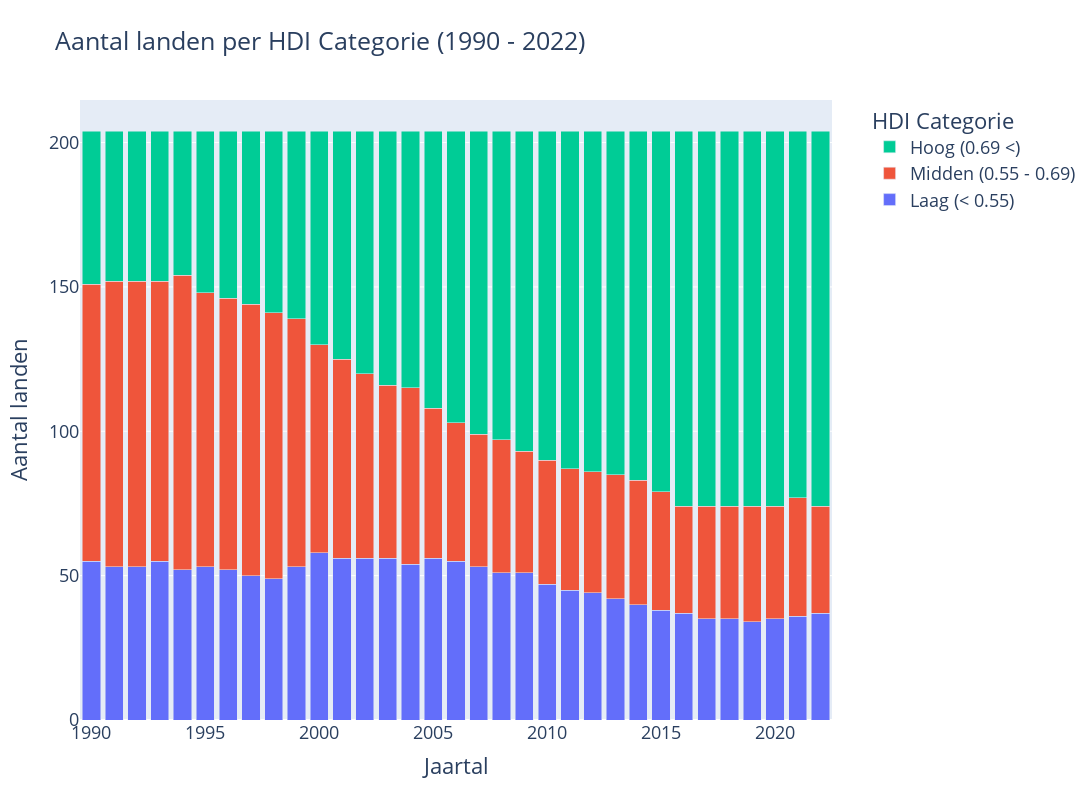

This figure's notebook cell:
### Code cell
import pandas as pd
import plotly.express as px
import plotly.graph_objects as go

years = list(range(1990, 2023))
hdi_columns = [f'hdi_{year}' for year in years]
df_hdiyn = df_hdiy[['country'] + hdi_columns]

# Melt the DataFrame to long format for easier plotting
df_melted = df_hdiyn.melt(id_vars=['country'], var_name='year', value_name='hdi')

# Convert year to numeric
df_melted['year'] = df_melted['year'].str.extract('(\d+)').astype(int)

# Define bins and labels for HDI categories
bins = [0, 0.55, 0.69, 1.0]
labels = ['Laag (< 0.55)', 'Midden (0.55 - 0.69)', 'Hoog (0.69 <)']

# Bin the HDI values
df_melted['category'] = pd.cut(df_melted['hdi'], bins=bins, labels=labels, include_lowest=True)

# Group by year and category
df_grouped = df_melted.groupby(['year', 'category'], observed=True).size().unstack(fill_value=0).reset_index()

# Create the plot
fig = go.Figure()

# Add traces for each category
for category in labels:
    fig.add_trace(go.Bar(
        x=df_grouped['year'],
        y=df_grouped[category],
        name=category
    ))

# Update layout
fig.update_layout(
    barmode='stack',
    title='Aantal landen per HDI Categorie (1990 - 2022)',
    xaxis=dict(title='Jaartal'),
    yaxis=dict(title='Aantal landen'),
    legend=dict(title='HDI Categorie', x=1.05, y=1),
    font=dict(size=18),
    autosize=False,
    width=1200,
    height=800
)

fig.show()

### Figure 1 — Plotly figure (JSON) as saved in the notebook; plotly's stock layout.template omitted (floating-point values rounded to 4 significant figures)
{"data": [{"name": "Laag (< 0.55)", "type": "bar", "x": [1990, 1991, 1992, 1993, 1994, 1995, 1996, 1997, 1998, 1999, 2000, 2001, 2002, 2003, 2004, 2005, 2006, 2007, 2008, 2009, 2010, 2011, 2012, 2013, 2014, 2015, 2016, 2017, 2018, 2019, 2020, 2021, 2022], "y": [55, 53, 53, 55, 52, 53, 52, 50, 49, 53, 58, 56, 56, 56, 54, 56, 55, 53, 51, 51, 47, 45, 44, 42, 40, 38, 37, 35, 35, 34, 35, 36, 37]}, {"name": "Midden (0.55 - 0.69)", "type": "bar", "x": [1990, 1991, 1992, 1993, 1994, 1995, 1996, 1997, 1998, 1999, 2000, 2001, 2002, 2003, 2004, 2005, 2006, 2007, 2008, 2009, 2010, 2011, 2012, 2013, 2014, 2015, 2016, 2017, 2018, 2019, 2020, 2021, 2022], "y": [96, 99, 99, 97, 102, 95, 94, 94, 92, 86, 72, 69, 64, 60, 61, 52, 48, 46, 46, 42, 43, 42, 42, 43, 43, 41, 37, 39, 39, 40, 39, 41, 37]}, {"name": "Hoog (0.69 <)", "type": "bar", "x": [1990, 1991, 1992, 1993, 1994, 1995, 1996, 1997, 1998, 1999, 2000, 2001, 2002, 2003, 2004, 2005, 2006, 2007, 2008, 2009, 2010, 2011, 2012, 2013, 2014, 2015, 2016, 2017, 2018, 2019, 2020, 2021, 2022], "y": [53, 52, 52, 52, 50, 56, 58, 60, 63, 65, 74, 79, 84, 88, 89, 96, 101, 105, 107, 111, 114, 117, 118, 119, 121, 125, 130, 130, 130, 130, 130, 127, 130]}], "layout": {"autosize": false, "barmode": "stack", "font": {"size": 18}, "height": 800, "legend": {"title": {"text": "HDI Categorie"}, "x": 1.05, "y": 1}, "title": {"text": "Aantal landen per HDI Categorie (1990 - 2022)"}, "width": 1200, "xaxis": {"autorange": true, "range": [1990.0, 2022.0], "title": {"text": "Jaartal"}, "type": "linear"}, "yaxis": {"autorange": true, "range": [0, 214.7], "title": {"text": "Aantal landen"}, "type": "linear"}}}
